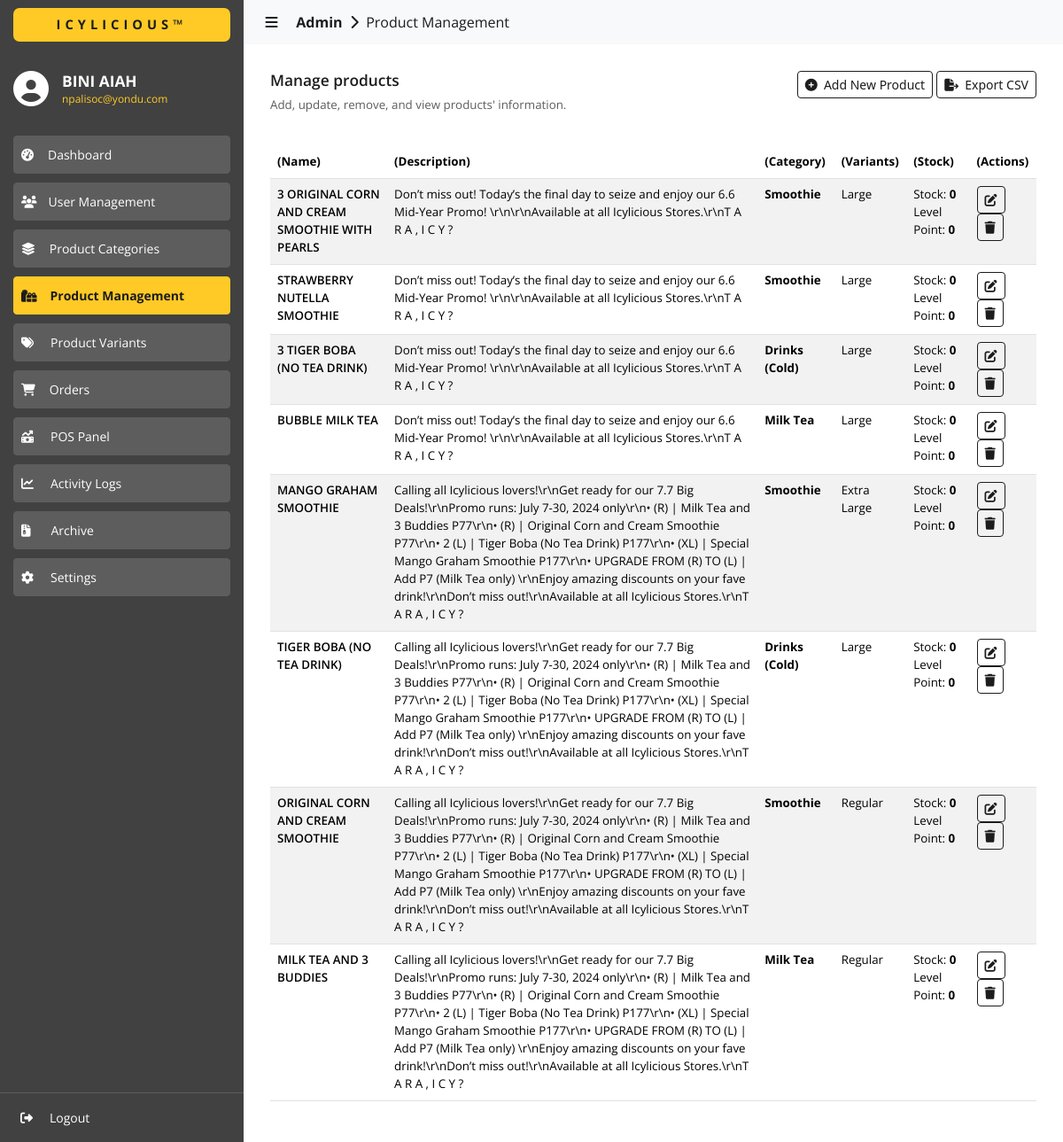
Page /admin/products/index.php (signed in) on the earlier database version.
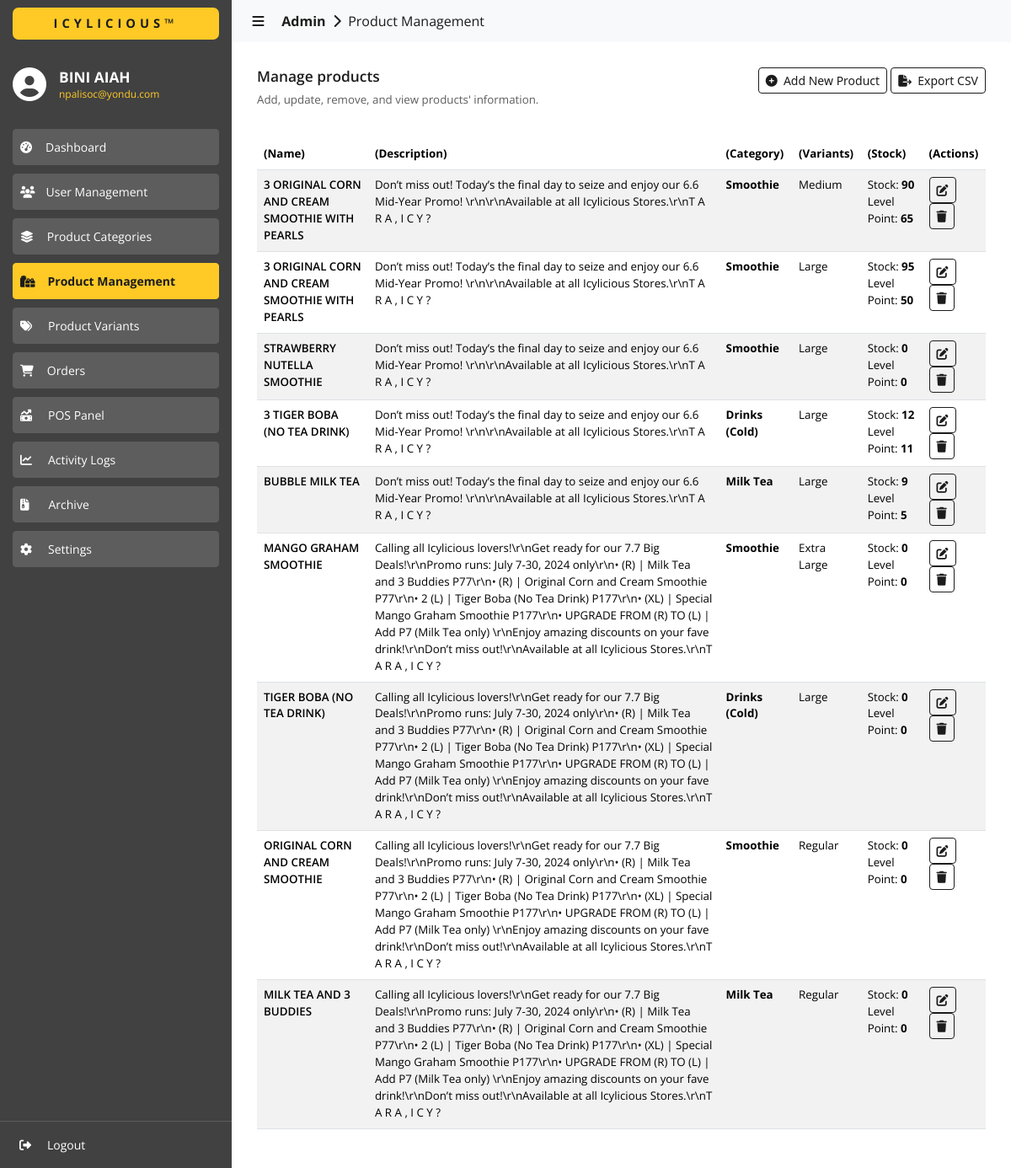
Same page on the later database version.
### tables this page shows
CREATE TABLE `products_info` (
  `id` int(11) NOT NULL,
  `product_name` varchar(255) NOT NULL,
  `product_description` varchar(999) NOT NULL,
  `product_status` varchar(255) NOT NULL
);

CREATE TABLE `categories` (
  `id` int(11) NOT NULL,
  `category_name` varchar(255) NOT NULL,
  `category_description` varchar(255) NOT NULL
);

CREATE TABLE `variants` (
  `id` int(11) NOT NULL,
  `variant_type` varchar(255) NOT NULL,
  `variant_name` varchar(255) NOT NULL,
  `variant_description` varchar(255) NOT NULL,
  `is_enabled` int(11) NOT NULL
);

CREATE TABLE `products_inventory` (
  `id` int(11) NOT NULL,
  `product_id` int(11) NOT NULL,
  `stocks` int(11) NOT NULL,
  `restock_level_point` int(11) NOT NULL
);

### admin/products/index.php (the view, shortened to what the rows shown need)
<?php
  include('../../utils/connections.php');
?>
<!DOCTYPE html>
<html lang="en">
  <head>
    <link
      href="https://cdn.jsdelivr.net/npm/bootstrap@5.3.3/dist/css/bootstrap.min.css"
      rel="stylesheet"
    >
    <link href="https://cdn.datatables.net/2.0.5/css/dataTables.bootstrap5.css" rel="stylesheet">
    <link rel="stylesheet" href="../../assets/css/global.css" />
    <link rel="stylesheet" href="./css/products.css" />
  </head>
  <body>
    <div id="content-body" class="content content-slide-expanded">
      <div>
        <div class="content-wrapper">
          <div style="margin-top: 20px;">
            <table id="data" class="table table-striped" style="width:100%">
              <thead>
                <tr>
                  <th class="sans-bold">(Name)</th>
                  <th class="sans-bold">(Description)</th>
                  <th class="sans-bold">(Category)</th>
                  <th class="sans-bold">(Variants)</th>
                  <th class="sans-bold">(Stock)</th>
                  <th class="sans-bold">(Actions)</th>
                </tr>
              </thead>
              <tbody>
                <?php
                  $fetch_query = "SELECT * FROM products_info WHERE product_status = 'ACTIVE' ORDER BY id DESC";
                  $result = $conn->query($fetch_query);
                  if ($result->num_rows > 0) {
                    while ($row = $result->fetch_assoc()) {
                      $product_id = $row['id'];
                      $product_name = $row['product_name'];
                      $product_description = $row['product_description'];
                      $product_category = "";
                      $product_category_id = 0;
                      $product_variant = "";
                      $product_variant_id = 0;
                      $product_variant_price = 0;
                      $promotional_price = 0;
                      $is_buy_x_take_x = -1;
                      $buy_x_of = 0;
                      $take_x_of = 0;
                      $product_images = array();
                      $fetch_query = "SELECT PC.category_id, CTG.category_name, CTG.category_description, CTG.id
                        FROM products_categories AS PC
                        INNER JOIN categories AS CTG ON
                        PC.category_id = CTG.id
                        WHERE PC.product_id = ".$product_id."";
                      $cat_result = $conn->query($fetch_query);
                      if ($cat_result->num_rows > 0) {
                        $cat_row = $cat_result->fetch_assoc();
                        $product_category = $cat_row['category_name'];
                        $product_category_id = $cat_row['id'];
                      }
                      $fetch_query = "SELECT PP.variant_id, PP.variant_price, VT.variant_name, VT.variant_description, VT.id
                        FROM products_prices AS PP
                        INNER JOIN variants AS VT ON
                        PP.variant_id = VT.id
                        WHERE PP.product_id = ".$product_id."";
                      $var_result = $conn->query($fetch_query);
                      if ($var_result->num_rows > 0) {
                        $var_row = $var_result->fetch_assoc();
                        $product_variant_id = $var_row['id'];
                        $product_variant_price = $var_row['variant_price'];
                        $product_variant = $var_row['variant_name'];
                      }
                      $fetch_query = "SELECT PM.product_id, PM.promotional_price, PM.is_buy_x_take_x, PM.buy_x_of, PM.take_x_of
                        FROM PROMOTIONS AS PM
                        WHERE PM.product_id = ".$product_id."";
                      $prom_result = $conn->query($fetch_query);
                      if ($prom_result->num_rows > 0) {
                        $prom_row = $prom_result->fetch_assoc();
                        $promotional_price = $prom_row['promotional_price'];
                        $is_buy_x_take_x = $prom_row['is_buy_x_take_x'];
                        $buy_x_of = $prom_row['buy_x_of'];
                        $take_x_of = $prom_row['take_x_of'];
                      }
                      $fetch_query = "SELECT product_image FROM products_images WHERE product_id = ".$product_id."";
                      $img_result = $conn->query($fetch_query);
                      if ($img_result->num_rows > 0) {
                        while ($img_row = $img_result->fetch_assoc()) {
                          $image = $img_row['product_image'];
                          array_push($product_images, $image);
                        }
                      }
                      $final_prod_images = implode(',', $product_images);
                      $stocks = 0;
                      $restock_level_point = 0;
                      $fetch_query = "SELECT * FROM products_inventory WHERE product_id = ".$product_id." LIMIT 1";
                      $inventory_result = $conn->query($fetch_query);
                      if ($inventory_result->num_rows > 0) {
                        $inventory_row = $inventory_result->fetch_assoc();
                        $stocks = intval($inventory_row['stocks']);
                        $restock_level_point = intval($inventory_row['restock_level_point']);
                      }
                      echo '
                        <tr>
                          <td class="sans-600">
                            '.$product_name.'
                          </td>
                          <td class="sans-regular">
                            '.$product_description.'
                          </td>
                          <td class="sans-700">
                            '.$product_category.'
                          </td>
                          <td class="sans-regular">
                            '.$product_variant.'
                          </td>
                          <td class="sans-regular">
                            Stock: <b>'.$stocks.'</b>
                            Level Point: <b>'.$restock_level_point.'</b>
                          </td>
                          <td>
                            <button
                              onclick="onEditProduct(
                                '."'".$product_id."',".'
                                '."'".$product_name."',".'
                                '."'".$product_description."',".'
                                '."'".$product_category_id."',".'
                                '."'".$product_variant_id."',".'
                                '."'".$product_variant_price."',".'
                                '."'".$promotional_price."',".'
                                '."'".$is_buy_x_take_x."',".'
                                '."'".$buy_x_of."',".'
                                '."'".$take_x_of."',".'
                                '."'".$final_prod_images."'".'
                              )"
                              class="btn btn-outline-primary btn-sm
                                sans-400
                                color-white"
                              type="button">
                              <i class="fa-solid fa-pen-to-square"></i>
                            </button>
                            <button
                              onclick="onDeleteProduct(
                                '."'".$product_id."'".'
                              )"
                              class="btn btn-outline-primary btn-sm
                                sans-400
                                color-white"
                              type="button">
                              <i class="fa-solid fa-trash"></i>
                            </button>
                          </td>
                        </tr>
                      ';
                    }
                  }
                ?>
              </tbody>
            </table>
          </div>
        </div>
      </div>
    </div>
  </body>
</html>

Differences in the rows shown:
added products_info: product_name "3 ORIGINAL CORN AND CREAM SMOOTHIE WITH PEARLS", product_description "Don’t miss out! Today’s the final day to seize and enjoy our 6.6 Mid-Year Promo! \\r\\n\\r\\nAvailable at all Icylicious Stores.\\r\\nT A R A , I C Y ?", categories.category_name "Smoothie", variants.variant_name "Medium", products_inventory.stocks "90", products_inventory.restock_level_point "65"
computed for products_info (number 2 of 9 on the later page): products_inventory.stocks "0" → "95"; products_inventory.restock_level_point "0" → "50"
computed for products_info "3 TIGER BOBA (NO TEA DRINK)": products_inventory.stocks "0" → "12"; products_inventory.restock_level_point "0" → "11"
computed for products_info "BUBBLE MILK TEA": products_inventory.stocks "0" → "9"; products_inventory.restock_level_point "0" → "5"
